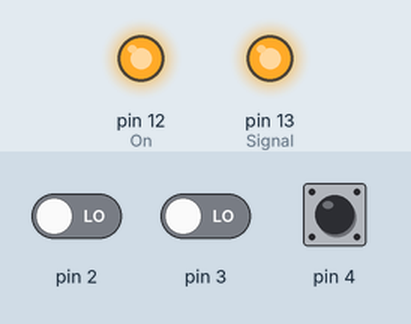
This sketch was run on a simulated Arduino Uno, built with avr-gcc and run on an emulated ATmega328P. On the bench: output pins drawn as LEDs (lit = HIGH). Dashed ring = blinking. The test bench sets the inputs (shaded band); at power-on: pin 2 LOW, pin 4 HIGH, pin 3 LOW.

Above: at 1.2 s.
1.3 s: pin 2 driven HIGH
At 2.0 s:
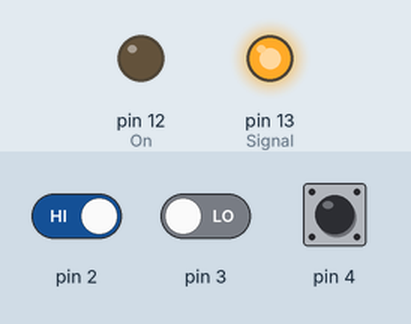
2.8 s: pin 4 pulled LOW for 0.15 s
At 3.25 s:
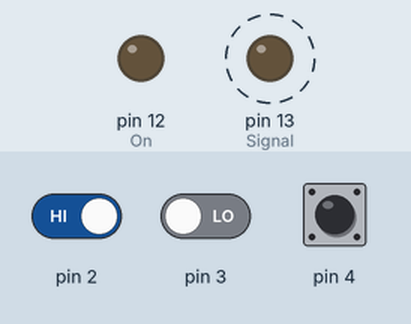
5.9 s: pin 3 driven HIGH
At 6.7 s:
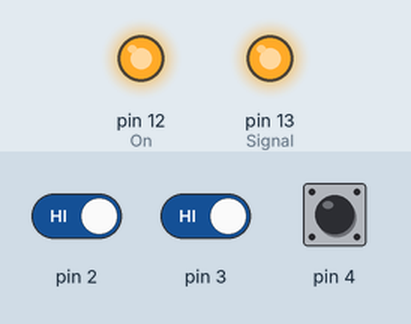
Timing chart, 0 to 8.9 s (numbered marks = the images above; inputs shaded):
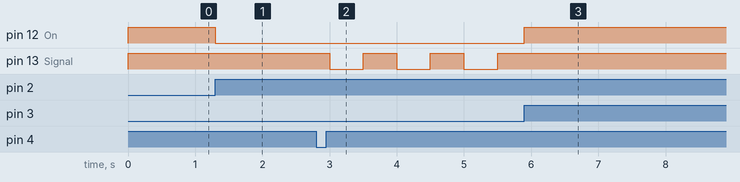

The sketch:

sketch_jul21a.ino
```cpp
#include <CapacitiveSensor.h>
CapacitiveSensor capSens = CapacitiveSensor(5, 4);
const int thr = 3600;

volatile int counter = 0;

void setup()
{
  attachInterrupt(0, On, RISING);
  attachInterrupt(1, Off, RISING);
  pinMode(13, OUTPUT); //Signal
  pinMode(12, OUTPUT); //On/off
}

volatile boolean a = false;

void loop()
{
  digitalWrite(12, !a);
  if(!a) digitalWrite(13, HIGH);
  while(!a);
  if(millis() % 50 == 0)
  {
  long Value = capSens.capacitiveSensor(30);
  if(Value > thr)
    counter++;
  }

   while(counter >= 2)
   {
   if(millis() % 1000 == 0) digitalWrite(13, LOW);
   if(millis() % 1000 == 500) digitalWrite(13, HIGH);
   }
 digitalWrite(13, HIGH);
}

void On()
{
  a = true;
  counter = 0;
}
void Off()
{
  a = false;
  counter = 0;
}
```

Measured:
- after the input at 1.3 s, pin 12 (On): HIGH → LOW at once
- after the input at 2.8 s, pin 13 (Signal): alternates HIGH for 0.50 s and LOW for 0.50 s, starting after 0.20 s
- after the input at 5.9 s, pin 12 (On): LOW → HIGH at once; pin 13 (Signal): stops changing and stays HIGH
